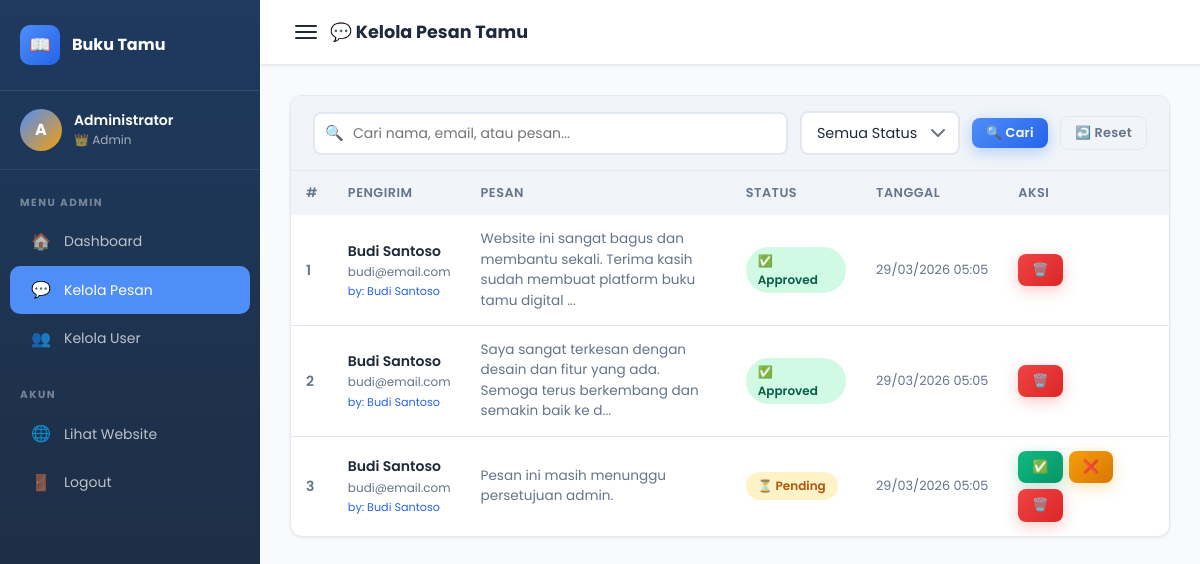
Page /admin/kelola_pesan.php (signed in) on the committed database.
### tables this page shows
CREATE TABLE IF NOT EXISTS buku_tamu (
    id INT AUTO_INCREMENT PRIMARY KEY,
    user_id INT NOT NULL,
    nama VARCHAR(100) NOT NULL,
    email VARCHAR(150) NOT NULL,
    pesan TEXT NOT NULL,
    status ENUM('pending', 'approved', 'rejected') DEFAULT 'pending',
    tanggal TIMESTAMP DEFAULT CURRENT_TIMESTAMP,
    FOREIGN KEY (user_id) REFERENCES users(id) ON DELETE CASCADE
);

CREATE TABLE IF NOT EXISTS users (
    id INT AUTO_INCREMENT PRIMARY KEY,
    nama VARCHAR(100) NOT NULL,
    email VARCHAR(150) NOT NULL UNIQUE,
    username VARCHAR(50) NOT NULL UNIQUE,
    password VARCHAR(255) NOT NULL,
    role ENUM('admin', 'user') DEFAULT 'user',
    created_at TIMESTAMP DEFAULT CURRENT_TIMESTAMP
);

### config/koneksi.php (called while the page is built, shortened)
<?php
function sanitasi($data) {
    $data = trim($data);
    $data = stripslashes($data);
    $data = htmlspecialchars($data, ENT_QUOTES, 'UTF-8');
    return $data;
}
?>

### admin/kelola_pesan.php (the view, shortened to what this page needs)
<?php
require_once '../config/koneksi.php';
$search    = sanitasi($_GET['search'] ?? '');
$page      = max(1, (int)($_GET['page'] ?? 1));
$per_page  = 10;
$offset    = ($page - 1) * $per_page;
$where = "WHERE 1=1";
$params = [];
$types  = '';
$data_sql  = "SELECT bt.*, u.nama as nama_user FROM buku_tamu bt JOIN users u ON bt.user_id = u.id $where ORDER BY bt.tanggal DESC LIMIT ? OFFSET ?";
$data_stmt = $koneksi->prepare($data_sql);
$all_params   = $params;
$all_params[] = $per_page;
$all_params[] = $offset;
$all_types    = $types . 'ii';
$data_stmt->bind_param($all_types, ...$all_params);
$data_stmt->execute();
$data = $data_stmt->get_result();
?>
<!DOCTYPE html>
<html lang="id">
<head>
    <link rel="stylesheet" href="../assets/css/style.css">
</head>
<body>
<div class="dashboard-wrapper">
    <aside class="sidebar">
        <div class="sidebar-header">
            <div class="sidebar-brand">
                <div class="brand-icon">📖</div>
                <span>Buku Tamu</span>
            </div>
        </div>
        <div class="sidebar-user">
            <div class="sidebar-avatar"><?= strtoupper(substr($_SESSION['nama'], 0, 1)) ?></div>
            <div>
                <div class="sidebar-user-name"><?= htmlspecialchars($_SESSION['nama']) ?></div>
                <div class="sidebar-user-role">👑 <?= $_SESSION['role'] ?></div>
            </div>
        </div>
        <nav class="sidebar-nav">
            <div class="nav-section-title">Menu Admin</div>
            <a href="dashboard.php"><span class="nav-icon">🏠</span> Dashboard</a>
            <a href="kelola_pesan.php" class="active"><span class="nav-icon">💬</span> Kelola Pesan</a>
            <a href="kelola_user.php"><span class="nav-icon">👥</span> Kelola User</a>
            <div class="nav-section-title" style="margin-top:15px;">Akun</div>
            <a href="../index.php"><span class="nav-icon">🌐</span> Lihat Website</a>
            <a href="../auth/logout.php"><span class="nav-icon">🚪</span> Logout</a>
        </nav>
    </aside>
    <div class="main-content">
        <div class="top-bar">
            <div class="d-flex align-center gap-1">
                <button class="hamburger" id="hamburger" style="background:none;border:none;cursor:pointer;flex-direction:column;gap:4px;display:flex;padding:5px;">
                    <span style="display:block;width:22px;height:2px;background:var(--dark);border-radius:2px;"></span>
                    <span style="display:block;width:22px;height:2px;background:var(--dark);border-radius:2px;"></span>
                    <span style="display:block;width:22px;height:2px;background:var(--dark);border-radius:2px;"></span>
                </button>
                <h1>💬 Kelola Pesan Tamu</h1>
            </div>
        </div>
        <div class="page-content">
            <div class="card">
                <form method="GET" action="">
                    <div class="filter-bar">
                        <div class="search-input">
                            <span class="icon">🔍</span>
                            <input
                                type="text"
                                name="search"
                                placeholder="Cari nama, email, atau pesan..."
                                value="<?= htmlspecialchars($search) ?>"
                            >
                        </div>
                        <select name="status" class="form-control" style="width:auto;min-width:160px;">
                            <option value="">Semua Status</option>
                        </select>
                        <button type="submit" class="btn btn-primary btn-sm">🔍 Cari</button>
                        <a href="kelola_pesan.php" class="btn btn-secondary btn-sm">↩️ Reset</a>
                    </div>
                </form>
                <div class="table-wrapper">
                    <table>
                        <thead>
                            <tr>
                                <th>#</th>
                                <th>Pengirim</th>
                                <th>Pesan</th>
                                <th>Status</th>
                                <th>Tanggal</th>
                                <th>Aksi</th>
                            </tr>
                        </thead>
                        <tbody>
                            <?php if ($data && $data->num_rows > 0):
                                $no = $offset + 1;
                                while ($row = $data->fetch_assoc()): ?>
                                <tr>
                                    <td style="font-weight:600;color:var(--gray);"><?= $no++ ?></td>
                                    <td>
                                        <div style="font-weight:600;font-size:0.875rem;"><?= htmlspecialchars($row['nama']) ?></div>
                                        <div style="font-size:0.75rem;color:var(--gray);"><?= htmlspecialchars($row['email']) ?></div>
                                        <div style="font-size:0.7rem;color:var(--primary-dark);margin-top:2px;">by: <?= htmlspecialchars($row['nama_user']) ?></div>
                                    </td>
                                    <td style="max-width:280px;">
                                        <div style="font-size:0.85rem;line-height:1.5;color:var(--gray);">
                                            <?php
                                            $pesan_text = htmlspecialchars($row['pesan']);
                                            echo strlen($row['pesan']) > 100
                                                ? substr($pesan_text, 0, 100) . '...'
                                                : $pesan_text;
                                            ?>
                                        </div>
                                    </td>
                                    <td>
                                        <?php if ($row['status'] === 'pending'): ?>
                                            <span class="badge badge-pending">⏳ Pending</span>
                                        <?php elseif ($row['status'] === 'approved'): ?>
                                            <span class="badge badge-approved">✅ Approved</span>
                                        <?php else: ?>
                                            <span class="badge badge-rejected">❌ Rejected</span>
                                        <?php endif; ?>
                                    </td>
                                    <td style="font-size:0.8rem;color:var(--gray);white-space:nowrap;">
                                        <?= date('d/m/Y H:i', strtotime($row['tanggal'])) ?>
                                    </td>
                                    <td>
                                        <div class="table-actions">
                                            <?php if ($row['status'] === 'pending'): ?>
                                                <a href="../proses/approve.php?id=<?= $row['id'] ?>&ref=admin"
                                                   class="btn btn-success btn-sm" title="Setujui">✅</a>
                                                <a href="../proses/reject.php?id=<?= $row['id'] ?>&ref=admin"
                                                   class="btn btn-warning btn-sm" title="Tolak">❌</a>
                                            <?php endif; ?>
                                            <a href="../proses/proses_hapus.php?id=<?= $row['id'] ?>&ref=admin"
                                               class="btn btn-danger btn-sm btn-delete-confirm" title="Hapus">🗑️</a>
                                        </div>
                                    </td>
                                </tr>
                            <?php endwhile; endif; ?>
                        </tbody>
                    </table>
                </div>
            </div>
        </div>
    </div>
</div>
</body>
</html>

### rows in the picture
buku_tamu: nama "Budi Santoso", email "budi@email.com", user.nama "Budi Santoso", pesan "Website ini sangat bagus dan membantu sekali. Terima kasih sudah membuat platform buku tamu digital", status "✅ Approved", tanggal "29/03/2026 05:05"
buku_tamu: nama "Budi Santoso", email "budi@email.com", user.nama "Budi Santoso", pesan "Saya sangat terkesan dengan desain dan fitur yang ada. Semoga terus berkembang dan semakin baik ke d", status "✅ Approved", tanggal "29/03/2026 05:05"
buku_tamu: nama "Budi Santoso", email "budi@email.com", user.nama "Budi Santoso", pesan "Pesan ini masih menunggu persetujuan admin.", status "⏳ Pending", tanggal "29/03/2026 05:05"

### other values in the picture
substr($_SESSION['nama'], 0, 1) "A"
$_SESSION['nama'] "Administrator"
$_SESSION['role'] "Admin"
